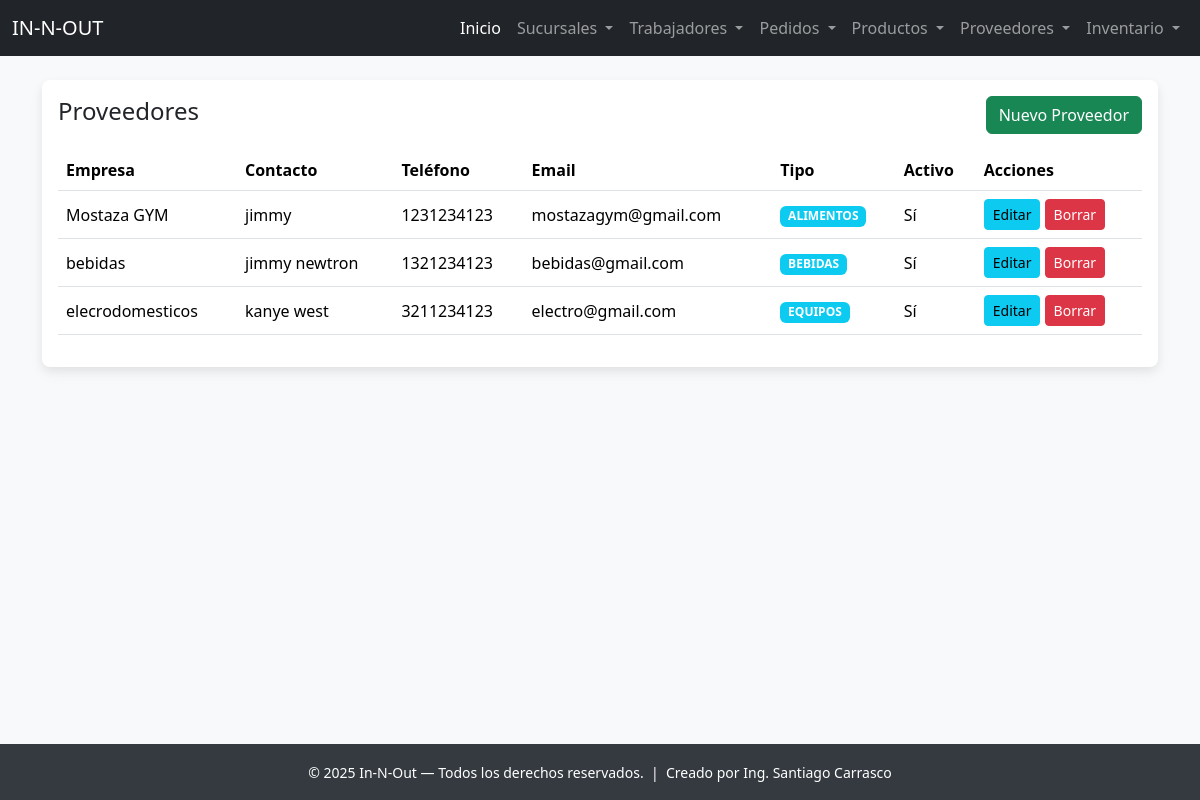
Page /proveedor/ver/ on the committed database.
### app_InNOut/models.py (models this page shows, shortened)
class Proveedor(models.Model):
    nombre_empresa = models.CharField(max_length=100)
    contacto = models.CharField(max_length=100)
    telefono = models.CharField(max_length=20)
    email = models.EmailField()
    direccion = models.TextField()
    tipo_proveedor = models.CharField(max_length=50, choices=[
        ('ALIMENTOS', 'Alimentos'),
        ('BEBIDAS', 'Bebidas'),
        ('LIMPIEZA', 'Limpieza'),
        ('EQUIPOS', 'Equipos')
    ])
    activo = models.BooleanField(default=True)
    fecha_registro = models.DateField(auto_now_add=True)

### app_InNOut/views.py (the view)
# urls.py: path('proveedor/ver/', views.ver_proveedores, name='ver_proveedores'),
def ver_proveedores(request):
    proveedores = Proveedor.objects.all().order_by('nombre_empresa')
    return render(request, 'proveedor/ver_proveedores.html', {'proveedores': proveedores})

### app_InNOut/templates/proveedor/ver_proveedores.html (shortened to what this page needs)
{% extends "base.html" %}
{% block content %}
<div class="card card-soft p-3">
  <div class="d-flex justify-content-between align-items-center mb-3">
    <h4>Proveedores</h4>
    <a class="btn btn-success" href="{% url 'agregar_proveedor' %}">
       Nuevo Proveedor
    </a>
  </div>
  <table class="table table-hover align-middle">
    <thead>
      <tr>
        <th>Empresa</th>
        <th>Contacto</th>
        <th>Teléfono</th>
        <th>Email</th>
        <th>Tipo</th>
        <th>Activo</th>
        <th>Acciones</th>
      </tr>
    </thead>
    <tbody>
      {% for proveedor in proveedores %}
      <tr>
        <td>{{ proveedor.nombre_empresa }}</td>
        <td>{{ proveedor.contacto }}</td>
        <td>{{ proveedor.telefono }}</td>
        <td>{{ proveedor.email }}</td>
        <td><span class="badge bg-info">{{ proveedor.tipo_proveedor }}</span></td>
        <td>{% if proveedor.activo %}Sí{% else %}No{% endif %}</td>
        <td>
          <a class="btn btn-sm btn-info" href="{% url 'actualizar_proveedor' proveedor.id %}">Editar</a>
          <a class="btn btn-sm btn-danger" href="{% url 'borrar_proveedor' proveedor.id %}">Borrar</a>
        </td>
      </tr>
      {% empty %}
      <tr><td colspan="7" class="text-center">No hay proveedores registrados</td></tr>
      {% endfor %}
    </tbody>
  </table>
</div>
{% endblock %}

### app_InNOut/templates/base.html (style rules this page uses)
body { background-color: #f8f9fa; padding-top: 56px; padding-bottom: 60px; }
.card-soft { box-shadow: 0 4px 8px 0 rgba(0,0,0,0.05), 0 6px 15px 0 rgba(0,0,0,0.05); border: none; border-radius: .5rem; }

### rows in the picture
Proveedor: nombre_empresa "Mostaza GYM", contacto "jimmy", telefono "1231234123", email "mostazagym@gmail.com", tipo_proveedor "ALIMENTOS", activo "Sí"
Proveedor: nombre_empresa "bebidas", contacto "jimmy newtron", telefono "1321234123", email "bebidas@gmail.com", tipo_proveedor "BEBIDAS", activo "Sí"
Proveedor: nombre_empresa "elecrodomesticos", contacto "kanye west", telefono "3211234123", email "electro@gmail.com", tipo_proveedor "EQUIPOS", activo "Sí"
